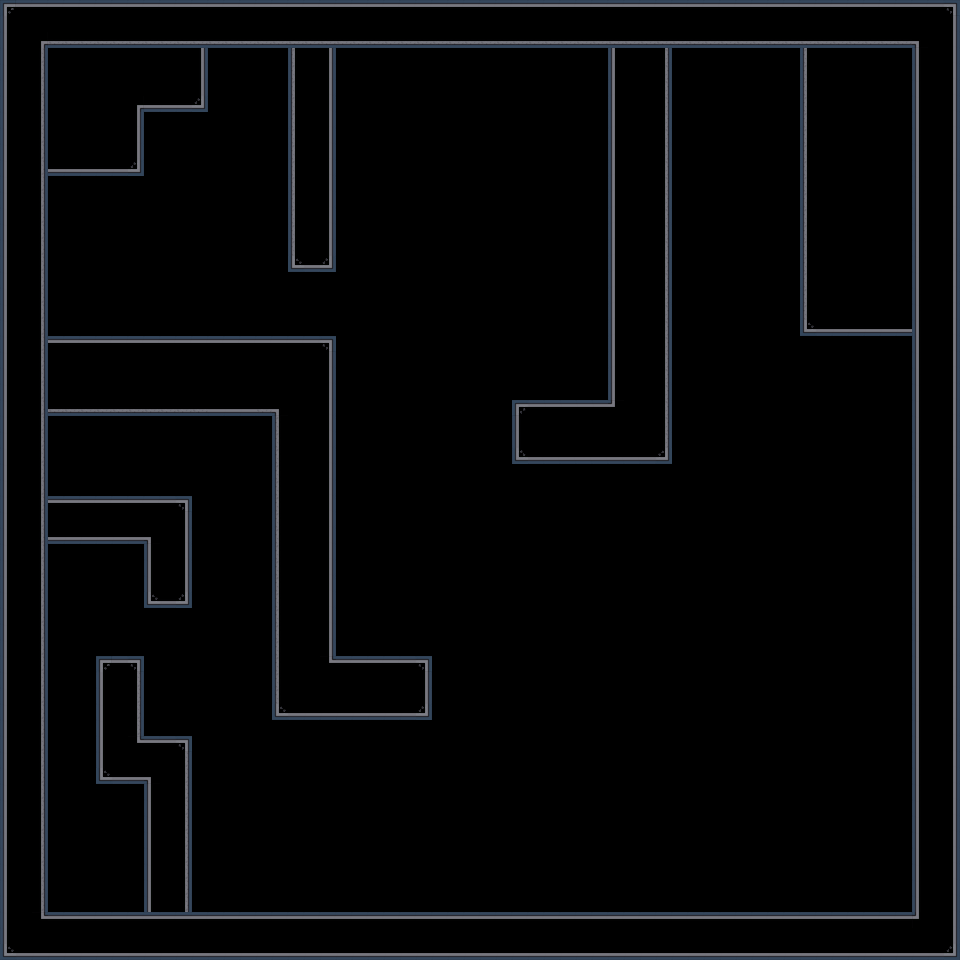

This is a level from a 2D game, rendered from its Tiled map with the project's own tilesets. A one-line summary and the map file follow, with tile-layer data summarised:
An orthogonal 60x60 tile map with 16x16 px tiles, 3 tile layers (Filling layer, Tile Layer 3, Main layer), 2 tilesets and 2 objects (GXPEngine.Player, GXPEngine.Laser).

<map version="1.8" tiledversion="1.8.4" orientation="orthogonal" renderorder="right-down" width="60" height="60" tilewidth="16" tileheight="16" infinite="0" nextlayerid="5" nextobjectid="9">
 <tileset firstgid="1" name="sheet" tilewidth="16" tileheight="16" tilecount="136" columns="17">
  <image source="TileSets/sheet.png" width="272" height="128" />
 </tileset>
 <tileset firstgid="137" name="TileSheet16" tilewidth="16" tileheight="16" tilecount="299" columns="13">
  <image source="TileSets/TileSheet16.png" width="208" height="368" />
 </tileset>
 <layer id="1" name="Filling layer" width="60" height="60">
  <data>[3600 cells, 236 non-empty, 8 distinct tile ids]</data>
 </layer>
 <layer id="4" name="Tile Layer 3" width="60" height="60">
  <data>[3600 cells, 0 non-empty, 0 distinct tile ids]</data>
 </layer>
 <layer id="2" name="Main layer" width="60" height="60">
  <data>[3600 cells, 553 non-empty, 16 distinct tile ids]</data>
 </layer>
 <objectgroup id="3" name="Object test layer">
  <object id="3" type="GXPEngine.Player" x="151.476" y="264.805" width="32" height="32" />
  <object id="8" type="GXPEngine.Laser" gid="270" x="654.878" y="910.096" width="17.1178" height="444.132" />
 </objectgroup>
</map>
